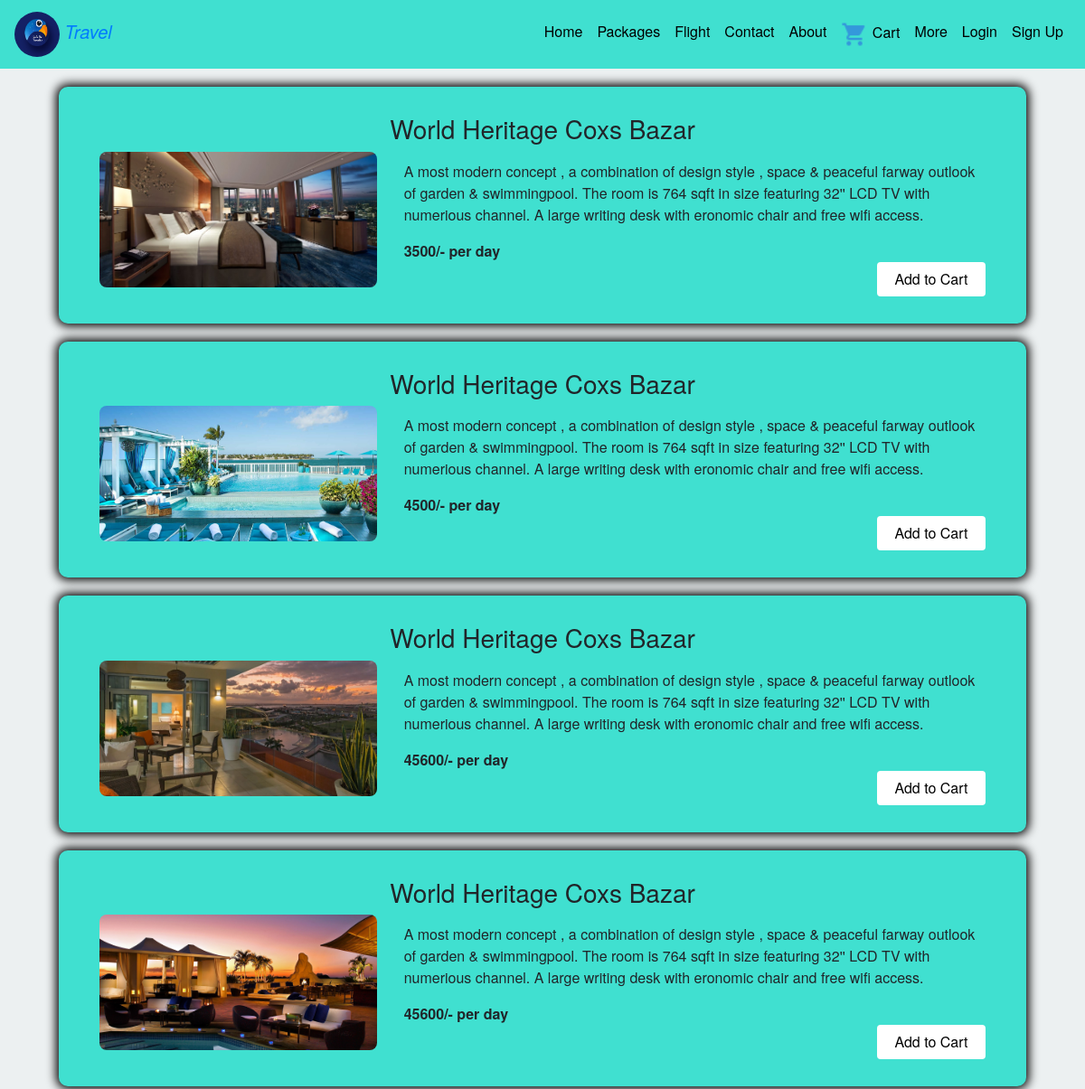
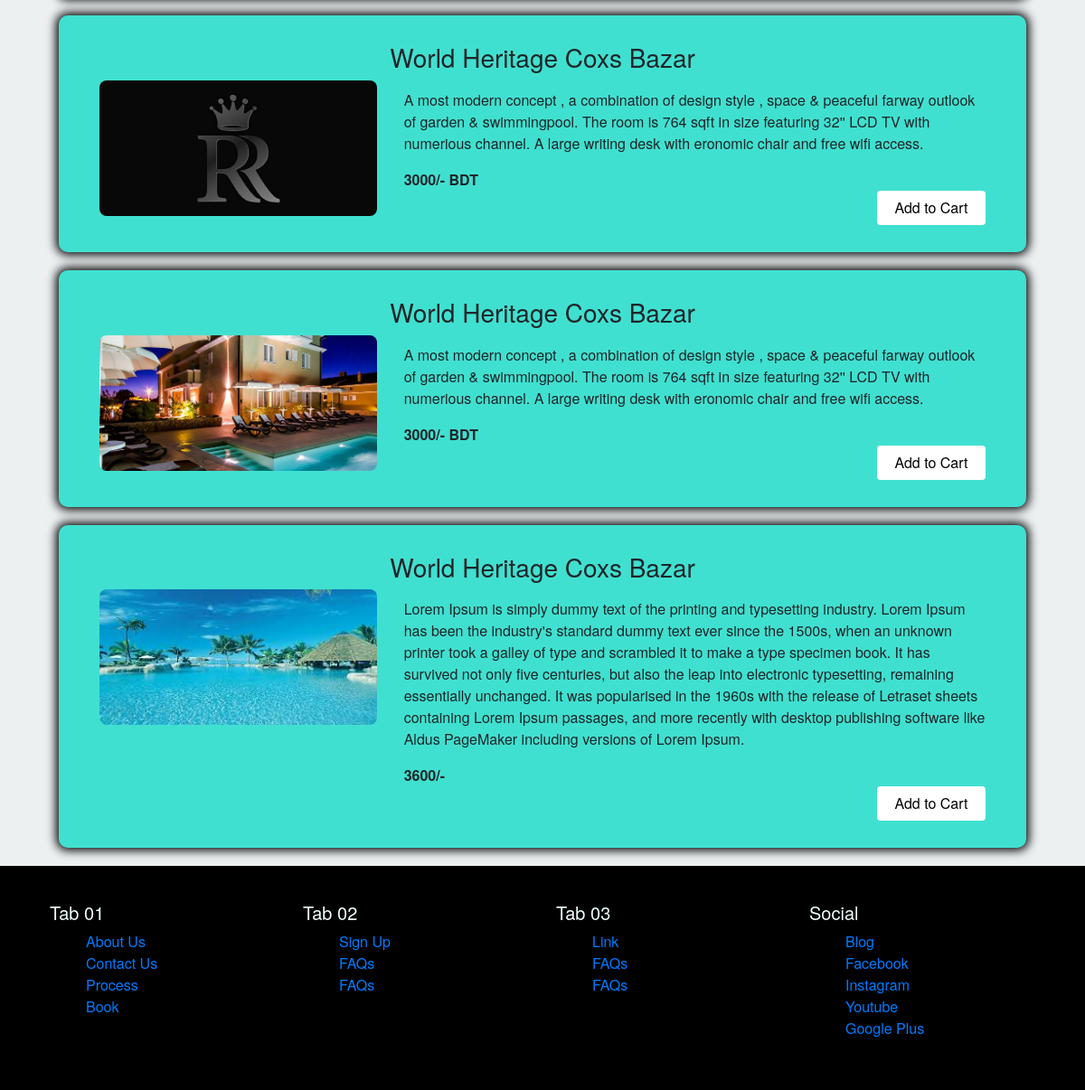
The page /packages.php on the database its author committed (2 pictures, top to bottom).
### tables this page shows
CREATE TABLE `packages` (
  `id` int(11) NOT NULL,
  `title` varchar(60) NOT NULL,
  `detail` varchar(800) NOT NULL,
  `price` varchar(40) NOT NULL,
  `image_direct` varchar(120) NOT NULL DEFAULT 'default.jpg',
  `up_time` datetime NOT NULL DEFAULT CURRENT_TIMESTAMP
);

### packages.php (the view, shortened to what this page needs)
<?php
	require "include/config.php";
    include 'header.php';
?>
<body>
	<div class="container">
		<div class="row">
			<div class="col-md-12">
				<?php
					$sql = "SELECT id ,title, image_direct, detail, price FROM packages ORDER BY id ASC";
					$result = mysqli_query($db_con, $sql);
					foreach($result as $package)
					{
				?>
				<div class="pckg-card">
					<h3><center><?php echo $package['title'];?></center></h3>
					<div class="row">
						<div class="col-md-4">
							<img src="admin/uploads/<?php echo $package['image_direct'];?>" class="pckg-img">
						</div>
						<div class="col-md-8">
							<p> <?php echo $package['detail'];?></p>
							<b><?php echo $package['price'];?></b>
							<form action="pkg_cart.php" method="post">
								<input type="submit" name="add-to-cart" class="book-btn btn" value="Add to Cart" >
							</form>
						</div>
					</div>
				</div>
				<?php
					}
				?>
			</div>
		</div>
	</div>
	<?php
		include 'footer.php';
	?>
</body>

### header.php (shortened to what this page needs)
<!doctype html>
<html lang="en">
  <head>
    <link href="//netdna.bootstrapcdn.com/font-awesome/3.2.1/css/font-awesome.css" rel="stylesheet">
    <link rel="stylesheet" href="https://maxcdn.bootstrapcdn.com/bootstrap/4.0.0/css/bootstrap.min.css">
    <link rel="stylesheet" href="css/style.css" type="text/css">
  </head>
<nav class="navbar navbar-expand-lg static-top">
    <div class="container-fluid">
        <a class="navbar-brand" href="index.php">
            <img src="images/logo.jpg" width=50 height=50 alt="Logo">
            <span><i>Travel</i></span>
        </a>
        <div class="collapse navbar-collapse" id="navbarSupportedContent">
            <ul class="navbar-nav ml-auto">
                <li class="nav-item active">
                    <a class="nav-link" href="index.php">Home</a>
                </li>
                <li class="nav-item">
                    <a class="nav-link" href="Packages.php">Packages</a>
                </li>
                <li class="nav-item">
                    <a class="nav-link" href="booking_flight.php">Flight</a>
                </li>
                <li class="nav-item">
                    <a class="nav-link" href="contact.php">Contact</a>
                </li>
                <li class="nav-item">
                    <a class="nav-link" href="about.php">About</a>
                </li>
                <li class="nav-item">
                    <a class="nav-link" href="pkg_cart.php"><img src="images/cart.png" height=30 width=30> Cart</a>
                </li>
                <li>
                    <div class="dropdown">
                        <button class="dropbtn">More</button>
                    </div>
                </li>
                <?php
                    if(isset($_SESSION['userId'])) {
                ?>
                    <li class="nav-item dropdown">
                        <a class="nav-link dropdown-toggle" href="#" id="navbarDropdownMenuLink" role="button" data-toggle="dropdown" aria-haspopup="true" aria-expanded="false">
                            <img src="profile_pic/<?php echo $_SESSION['pic']; ?>" width="30" height="30" class="rounded-circle">
                        </a>
                        <div class="dropdown-content">
                            <a class="dropdown-item" href="profile.php">My Account</a>
                            <a class="dropdown-item" href="include/logout.inc.php">Log Out</a>
                        </div>
                    </li>
                <?php
                    }
                    else{
                        echo '
                            <li class="nav-item">
                                <a class="nav-link" href="login.php">Login</a>
                        </li>
                            <li class="nav-item">
                                <a class="nav-link" href="signup.php">Sign Up</a>
                        </li>';
                    }
                ?>
            </ul>
        </div>
    </div>
</nav>

### footer.php (shortened to what this page needs)
<footer>
        <div class="row">
            <div class="col-6 col-md-3">
                <h5>Tab 01</h5>
                <ul>
                    <li> <a href="#">About Us</a> </li>
                    <li> <a href="#">Contact Us</a> </li>
                    <li> <a href="#">Process</a> </li>
                    <li> <a href="#">Book</a> </li>
                </ul>
            </div>
            <div class="col-6 col-md-3">
                <h5>Tab 02</h5>
                <ul>
                    <li> <a href="">Sign Up</a> </li>
                    <li> <a href="">FAQs</a> </li>
                    <li> <a href="">FAQs</a> </li>
                </ul>
            </div>
            <div class="col-6 col-md-3">
                <h5 >Tab 03</h5>
                <ul>
                    <li> <a href="">Link</a> </li>
                    <li> <a href=""> FAQs</a> </li>
                    <li> <a href="">FAQs</a> </li>
                </ul>
            </div>
            <div class="col-6 col-md-3">
                <h5>Social</h5>
                <ul>
                    <li> <a href="#">Blog</a> </li>
                    <li> <a href="#">Facebook</a> </li>
                    <li> <a href="#">Instagram</a> </li>
                    <li> <a href="#">Youtube</a> </li>
                    <li> <a href="#">Google Plus</a> </li>
                </ul>
            </div>
        </div>
</footer>

### css/style.css (style rules this page uses)
html , body { margin: 0; font-family: "Helvetica Neue", Arial, sans-serif; background-color: #ECF0F1 ; }
.container-fluid { padding-left: 0 !important; padding-right: 0 !important; }
.row { margin-right: 0; margin-left: 0; }
.col-md-12 { padding-left: 0 !important; padding-right: 0 !important; }
.navbar-brand img { border-radius: 50%; }
nav { background-color: turquoise; }
.nav-link { color: black; }
.dropbtn { border: none; padding: 8px; }
.dropdown { position: relative; display: inline-block; }
button { background-color: turquoise; }
ul li { list-style-type: none; }
.pckg-card { padding: 30px; margin: 20px; background-color:turquoise; border-radius: 10px; box-shadow: 0px 0px 11px 3px black; }
.pckg-card p { margin-top: 10px; }
.pckg-img { width: 100%; object-fit: cover; height: 150px; border-radius: 8px; }
.book-btn { background-color: white; width: 120px; float: right; }
footer { padding: 40px; background: black; }
footer h5 { color: azure; }

### rows shown on the page
packages: title "World Heritage Coxs Bazar", image_direct (picture), detail "A most modern concept , a combination of design style , space & peaceful farway outlook of garden & swimmingpool. The room is 764 sqft in size featuring 32'' LCD TV with numerious channel. A large writing desk with eronomic chair and free wifi access.", price "3500/- per day"
packages: title "World Heritage Coxs Bazar", image_direct (picture), detail "A most modern concept , a combination of design style , space & peaceful farway outlook of garden & swimmingpool. The room is 764 sqft in size featuring 32'' LCD TV with numerious channel. A large writing desk with eronomic chair and free wifi access.", price "4500/- per day"
packages: title "World Heritage Coxs Bazar", image_direct (picture), detail "A most modern concept , a combination of design style , space & peaceful farway outlook of garden & swimmingpool. The room is 764 sqft in size featuring 32'' LCD TV with numerious channel. A large writing desk with eronomic chair and free wifi access.", price "45600/- per day"
packages: title "World Heritage Coxs Bazar", image_direct (picture), detail "A most modern concept , a combination of design style , space & peaceful farway outlook of garden & swimmingpool. The room is 764 sqft in size featuring 32'' LCD TV with numerious channel. A large writing desk with eronomic chair and free wifi access.", price "45600/- per day"
packages: title "World Heritage Coxs Bazar", image_direct (picture), detail "A most modern concept , a combination of design style , space & peaceful farway outlook of garden & swimmingpool. The room is 764 sqft in size featuring 32'' LCD TV with numerious channel. A large writing desk with eronomic chair and free wifi access.", price "3000/- BDT"
packages: title "World Heritage Coxs Bazar", image_direct (picture), detail "A most modern concept , a combination of design style , space & peaceful farway outlook of garden & swimmingpool. The room is 764 sqft in size featuring 32'' LCD TV with numerious channel. A large writing desk with eronomic chair and free wifi access.", price "3000/- BDT"
packages: title "World Heritage Coxs Bazar", image_direct (picture), detail "Lorem Ipsum is simply dummy text of the printing and typesetting industry. Lorem Ipsum has been the industry's standard dummy text ever since the 1500s, when an unknown printer took a galley of type and scrambled it to make a type specimen book. It has survived not only five centuries, but also the leap into electronic typesetting, remaining essentially unchanged. It was popularised in the 1960s with the release of Letraset sheets containing Lorem Ipsum passages, and more recently with desktop publishing software like Aldus PageMaker including versions of Lorem Ipsum.", price "3600/-"
